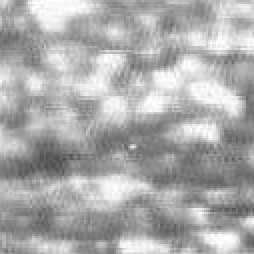
%> input picture data/1.bmp, 127 x 127 px (shown 2 times larger)
$ octave --eval "result = tllcm(imread('data/1.bmp'));"   (GNU Octave 9; MATLAB toolbox functions it lacks are replaced by stand-ins)
%> lines starting %> are read from the running program, lines starting %| are printed output that depends on the picture
% 2019 A Local Contrast Method for Infrared Small-Target Detection Utilizing a Tri-Layer Window
%% RLCM  太耗时
% 1：窗口的尺寸固定值-9x9
% 2：使用9x9窗口的前K个最大值的平均值，抑制点噪声
%      9x9的窗口中最大的灰度值的个数K -取多个值（多尺度）
% 3: 减法
%%  tllcm 太耗时
% 1 2 3
% 4    5
% 7 8 9
% 对3x3核心窗口进行高斯滤波，基于匹配滤波的思想，对目标进行了增强，对噪声进行平滑
% 1: 窗口的尺寸- 3x3 5x5 7x7 9x9 (多尺度)
% 2: 使用每个框的前9个最大值的平均值
% 3: 减法
function re = tllcm(img)
img = double(img);
gs  = [1/16, 1/8, 1/16;
    1/8, 1/4, 1/8;
    1/16, 1/8, 1/16];
gsimg = imfilter(img, gs, 'replicate');
out3 = subfunc(img, gsimg, 3); % scale is 3
out5 = subfunc(img, gsimg, 5); % scale is 5
out7 = subfunc(img, gsimg, 7); % scale is 7
out9 = subfunc(img, gsimg, 9); % scale is 9
out = cat(3, out3, out5, out7, out9);
re = max(out, [], 3);
re(re<0) = 0;
if 0
    figure; imshow(out3, []);  title('scale 3x3');
    figure; imshow(out5, []);   title('scale 5x5');
    figure; imshow(out7, []);   title('scale 7x7');
    figure; imshow(out9, []);   title('scale 9x9');
    figure; imshow(re, []); title('re');
    figure; surf(out3); title('scale 3x3');
    figure; surf(out5); title('scale 5x5');
    figure; surf(out7); title('scale 7x7');
    figure; surf(out9); title('scale 9x9');
    figure; surf(re);  title('re');
end
end
function re = subfunc(img, gsimg, len)
[row, col] =size(img);
num = len*len;
K = 9;
tt1 = zeros(row, col, K);
tt2 = zeros(row, col, K);
tt3 = zeros(row, col, K);
tt4 = zeros(row, col, K);
tt5 = zeros(row, col, K);
tt6 = zeros(row, col, K);
tt7 = zeros(row, col, K);
tt8 = zeros(row, col, K);
op1 = zeros(len*3); op1(1:len, 1:len) = 1;
op2 = zeros(len*3); op2(1:len, len+1:2*len) = 1;
op3 = zeros(len*3); op3(1:len, 2*len+1:3*len) = 1;
op4 = zeros(len*3); op4(len+1:2*len, 1:len) = 1;
op5 = zeros(len*3); op5(len+1:2*len, 2*len+1:3*len) = 1;
op6 = zeros(len*3); op6(2*len+1:3*len, 1:len) = 1;
op7 = zeros(len*3); op7(2*len+1:3*len, len+1:2*len) = 1;
op8 = zeros(len*3); op8(2*len+1:3*len, 2*len+1:3*len) = 1;
for ii = 1:K
    tt1(:, :, ii) = ordfilt2(img, num - ii + 1, op1);
    tt2(:, :, ii) = ordfilt2(img, num - ii + 1, op2);
    tt3(:, :, ii) = ordfilt2(img, num - ii + 1, op3);
    tt4(:, :, ii) = ordfilt2(img, num - ii + 1, op4);
    tt5(:, :, ii) = ordfilt2(img, num - ii + 1, op5);
    tt6(:, :, ii) = ordfilt2(img, num - ii + 1, op6);
    tt7(:, :, ii) = ordfilt2(img, num - ii + 1, op7);
    tt8(:, :, ii) = ordfilt2(img, num - ii + 1, op8);
end
m1 = mean(tt1, 3);
m2 = mean(tt2, 3);
m3 = mean(tt3, 3);
m4 = mean(tt4, 3);
m5 = mean(tt5, 3);
m6 = mean(tt6, 3);
m7 = mean(tt7, 3);
m8 = mean(tt8, 3);
bm = cat(3, m1, m2, m3, m4, m5, m6, m7, m8);
bm = max(bm, [], 3);
re = (gsimg./bm-1).*gsimg; % 类似于rlcm，可能会出现负数
end
%> call 4 of subfunc, with len = 9
%> in subfunc (call 4), `m3 = mean(tt3, 3);`:
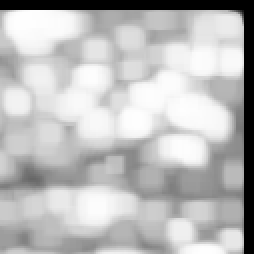
%> m3: size 127x127 double (shown 2 times larger); min 0, max 254.7, mean 187.8; mean of the top-left, top-right, bottom-left and bottom-right quarters 201.5, 186.7, 191, 172.3
%> in subfunc (call 4), `m4 = mean(tt4, 3);`:
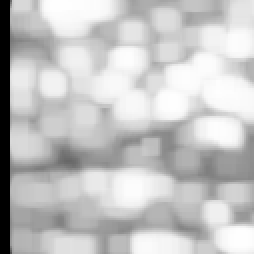
%> m4: size 127x127 double (shown 2 times larger); min 0, max 254.7, mean 196.3
%> in subfunc (call 4), `m5 = mean(tt5, 3);`:
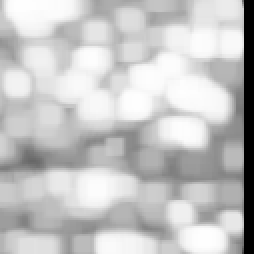
%> m5: size 127x127 double (shown 2 times larger); min 0, max 254.7, mean 196.3; mean of the top-left, top-right, bottom-left and bottom-right quarters 218.2, 204, 190.8, 173
%> in subfunc (call 4), `m7 = mean(tt7, 3);`:
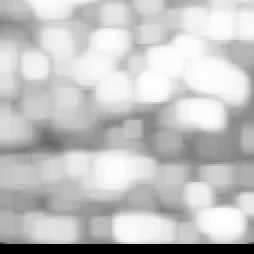
%> m7: size 127x127 double (shown 2 times larger); min 0, max 254.7, mean 195.3
%> in subfunc (call 4), `m8 = mean(tt8, 3);`:
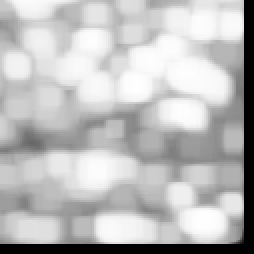
%> m8: size 127x127 double (shown 2 times larger); min 0, max 254.7, mean 187.6; mean of the top-left, top-right, bottom-left and bottom-right quarters 212.8, 202.6, 176.6, 159.1
%> in tllcm, `out = cat(3, out3, out5, out7, out9);`:
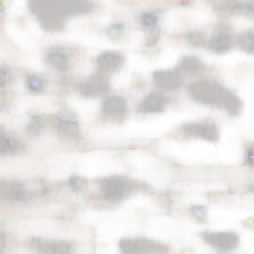
%> out: size 127x127x4 double (shown 2 times larger); mean R, G, B, A -21.1, -34, -39.8, -43.4; transparent parts drawn white
%> in tllcm, `re(re<0) = 0;`:
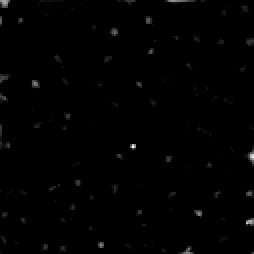
%> re: size 127x127 double (shown 2 times larger); min 0, max 67.51, mean 0.5; drawn with min black and max white

$ run again, on data/12.bmp
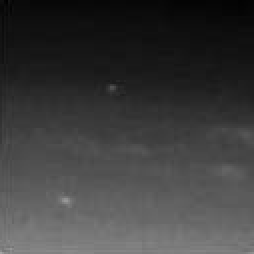
%> input picture data/12.bmp, 127 x 127 px (shown 2 times larger)
%> in tllcm, `out = cat(3, out3, out5, out7, out9);`:
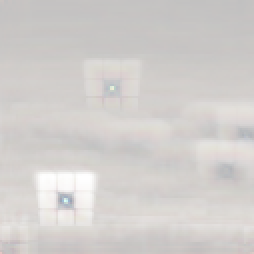
%> out: size 127x127x4 double (shown 2 times larger); mean R, G, B, A -3.5, -7, -9.6, -11.7; transparent parts drawn white
%> in tllcm, `re(re<0) = 0;`:
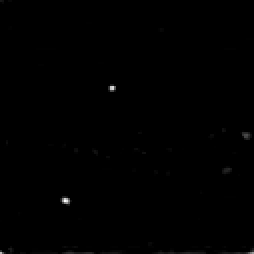
%> re: size 127x127 double (shown 2 times larger); min 0, max 39.5, mean 0.1; drawn with min black and max white
